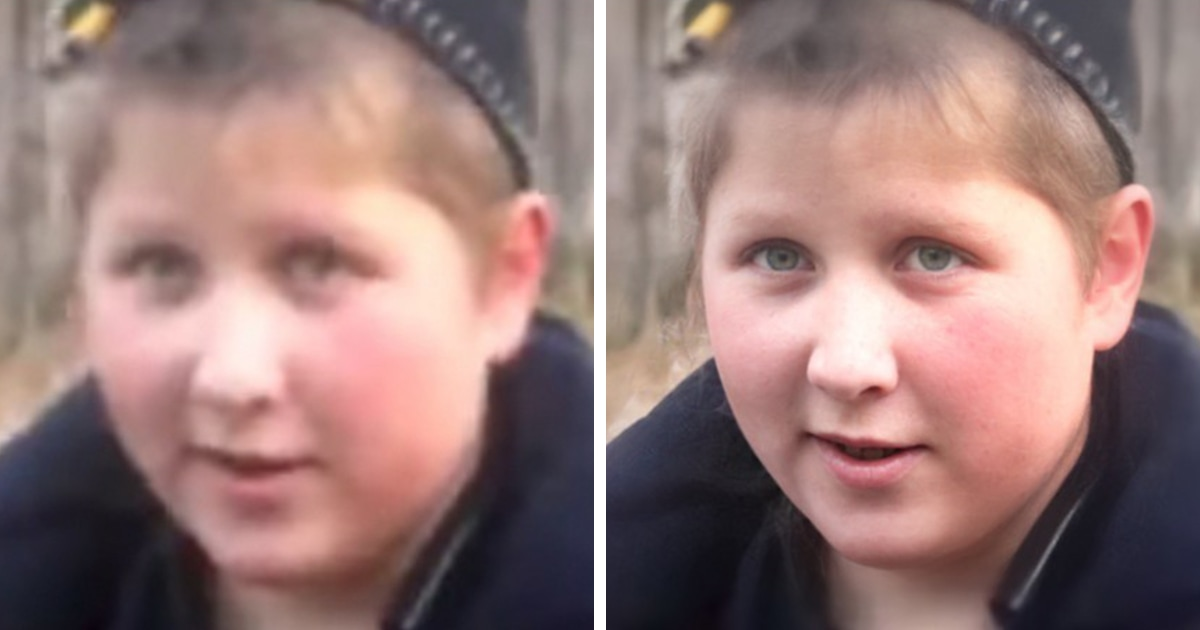
#> input picture лаб5/image.jpg, 1200 x 630 px
$ jupyter execute lab5.ipynb   (shell and % lines are left out)
#> lines starting #> are read from the running program, lines starting #| are printed output that depends on the picture
# Лабораторная работа 5. Основы анализа данных NumPy и Matplotlib.

# Часть 1. NumPy

При решении научных задач с помощью численных методов зачастую приходится иметь дело с большими массивами данных в виде массивов и матриц. Стандартные средства Python (например, использование списков для хранения данных и прямой перебор элементов с помощью циклов) плохо подходят для таких задач, так как будут работать крайне медленно, в отличие от программ на компилируемых языках (Fortran, С). Пакет NumPy (http://www.numpy.org/) — это основной пакет, исполь¬зуемый в научных вычислениях в Python. NumPy предназначен для эф¬фективной работы с многомерными массивами, в том числе для эффек¬тивного применения математических операций к массивам и матрицам и их модификации без прямого перечисления элементов массивов. Поми¬мо этого NumPy обладает и другими возможностями — линейная алгеб¬ра, удобный ввод/вывод в файлы, моделирование случайных величин, быстрое преобразование Фурье, объединение программ на Fortran и С и другое (подробнее см. оф. сайт), поэтому важно изучить возможно¬сти данной библиотеки как можно лучше.

1.	Внимательно изучите следующий урок по NumPy: http://scipy.github.io/old-wiki/pages/Tentative_NumPy_Tutorial.
2.	Изучите официальное руководство пользователя https://docs.scipy.org/doc/numpy/user/.
3.	Внимательно изучите Reference Guide (полное описание всех функ¬ций) https://docs.scipy.org/doc/numpy/reference/, именно в нем перечислены все возможности NumPy, этой ссылкой придется регу¬лярно пользоваться.

Выполните следующие задания (их много, но каждое занимает одну или несколько строк) средствами NumPy (и без использования циклов!)

Импортируйте пакет numpy под именем nр

[cell 1]
import numpy as np

Импортируйте пакет numpy под именем пр

Создайте вектор из 10 элементов, заполненный 0, пятый эле-мент которого равен 1.

[cell 2]
vec = np.zeros(10)
vec[4] = 1

Создайте вектор из 10 элементов, заполненный 0, пятый эле-мент которого равен 1.

[cell 3]
print(vec)

Создайте матрицу 3 на 3 со значениями от 0 до 8.

[cell 4]
matrix = np.arange(9).reshape(3, 3)
print(matrix)

Найдите индексы ненулевых элементов вектора [1,2,0,0,4,0].

[cell 5]
index = np.nonzero([1, 2, 0, 0, 4, 0])
print(index)

Объявите единичную матрицу размером 3 на 3.

[cell 6]
matrix = np.eye(3)
print(matrix)

Создайте массив 10x10x10 из случайных чисел.

[cell 7]
matrix = np.random.random((10,10,10))
print(matrix)

Создайте матрицу 8 на 8, заполненную 0 и 1 в шахматном порядке.

[cell 8]
matrix = np.tile(np.array([[0, 1],[1, 0]]), (4, 4)) #tile() создает массив повторением
                                                    #указанного массива a заданным количеством раз.

print(matrix)

Найдите произведение матриц 5x3 на 3x2 (см. линейную ал-гебру) .

[cell 9]
matrix = np.dot(np.ones((5, 3)), np.ones((3, 2)))
print(matrix)

Создайте матрицу, в каждом ряду которой стоят числа от 0 до 8 (используйте сложение матрицы с вектором).

[cell 10]
matrix = np.zeros((9, 9))
print(matrix)
print('------------------------------------')
matrix += np.arange(0, 9)
print(matrix)

Создайте вектор длины 1000. Найдите среднее (арифметиче¬ское) значение из этих элементов.

[cell 11]
vec = np.arange(1000)
print(int(vec.mean() + 1))

## Часть 2. Matplotlib

Matplotlib (http://matplotlib.org/index.html) — это библиотека для создания графиков в Python. Matplotlib позволяет строить графики любой сложности типографского качества, которые можно вставить в статью. Подробнее о возможностях см. http://matplotlib.org/users/ intro.html. Matplotlib — большой и сложный инструмент, но на прак¬тике в научных вычислениях часто пользуются частью библиотеки matplotlib .pyplot, которая имитирует построение графиков в стиле MATLAB. В качестве до¬статочно полного введения можно прочитать http://matplotlib.org/users/index.html.

На практике бывает очень трудно помнить все возможности Matplotlib, поэтому часто используют галереи готовых примеров, а потом модифи-цируют их под свои нужды. Примеры таких подборок можно найти по следующим ссылкам:
•	http://matplotlib.org/gallery.html
•	http://matplotlib.org/examples/index.html
•	http://wiki.scipy.org/Cookbook/Matplotlib/

Еще материалы.
1.	Введение http://matplotlib.org/users/pyplot_tutorial.html
2.	Введение 2 http://www.loria.fr/~rougier/teaching/matplotlib/.
Изучите, как создавать графики разных типов http://www.loria. fr/~rougier/teaching/matplotlib/#other-types-of-plots.
3.	Использование текста в подписях и т.д. http://matplotlib.org/ users/text_intro.html.
4.	Использование математического текста http: //matplotlib. org/users/ mathtext.html.
5.	Создание легенды http://matplotlib.org/users/legend_guide.html.
6.	Интерактивное использование Matplotlib http: //matplotlib. org/
users/shell .html (этот пример можно использовать не только в командной строке, но и в коде для наблюдения за изменением гра¬фиков в ходе выполнения программы).

Постройте поточечный график функции. Сгенерируйте два массива для этого. Один со значениями по возрастанию (для X), второй со случайными значениями (для Y).

[cell 12]
import math
import matplotlib.pyplot as plt
get_ipython().run_line_magic('matplotlib', 'inline')

x = np.arange(50)
y = np.random.random(50)

print(plt.plot(x, y, 'o'))
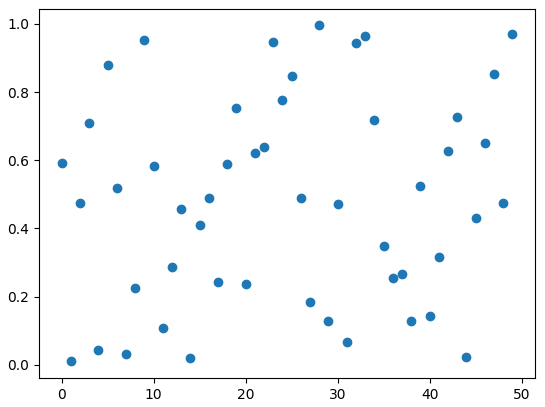
#> figure drawn by matplotlib, 1 panel; curve peaks at x = 28, y = 0.996

Выберите тригонометрическую функцию $T(x)$, выберите полином $P(x)$. Постройте график функции $T(x)P(x)$.

[cell 13]
x = np.linspace(-20, 20, 100)
plt.plot(x, np.cos(x))
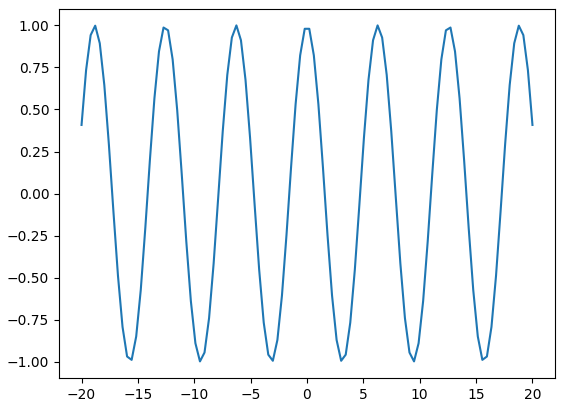
#> figure drawn by matplotlib, 1 panel; curve peaks at x = -6.26, y = 1

К графику добавьте: обозначение оси абсцисс, обозначение оси ординат, название графика, вставка легенды (текста в label).

[cell 14]
plt.title("Cosinus")
plt.xlabel("x")
plt.ylabel("y")
plt.plot(x, np.cos(x), label = "y = cos(x)")
plt.legend(loc = "best")
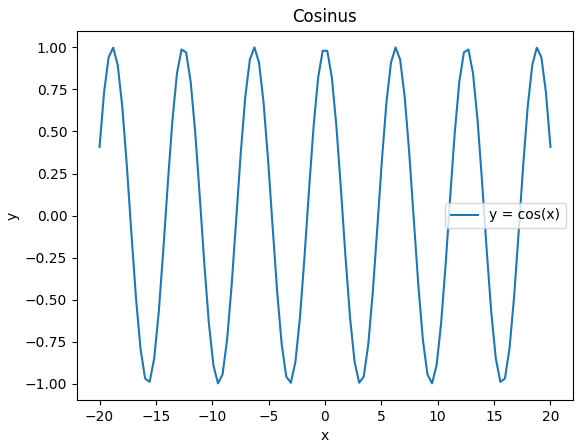
#> figure drawn by matplotlib, 1 panel; curve peaks at x = -6.26, y = 1

Измените цвет графика на Ваш любимый.

[cell 15]
plt.title("Cosinus")
plt.xlabel("x")
plt.ylabel("y")
plt.plot(x, np.cos(x), "r", label = "y = cos(x)")
plt.legend(loc = "best")
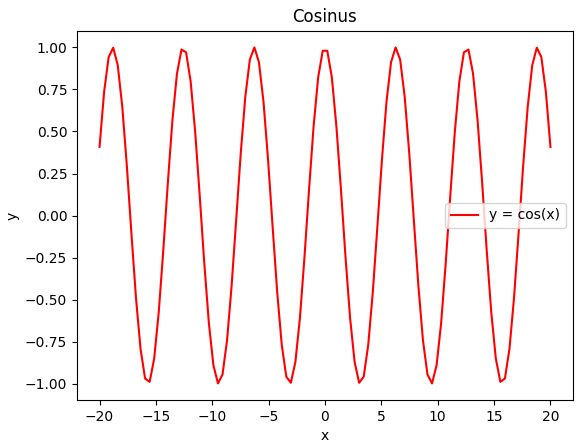
#> figure drawn by matplotlib, 1 panel; curve peaks at x = -6.26, y = 1

Постройте несколько квивых. Первая - цвет красный, сплошная, вторая - цвет синий, штрих-пунктир.

[cell 16]
xy = np.linspace(-20, 20, 100)
plt.plot(x, np.sin(x), "r")
plt.plot(x, np.cos(x), "b--")
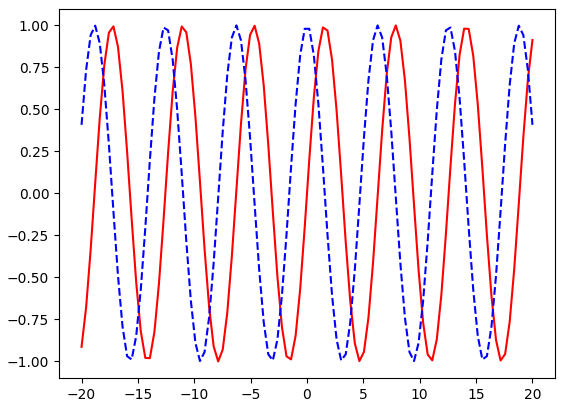
#> figure drawn by matplotlib, 1 panel; curve peaks at x = 7.88, y = 1; curve peaks at x = -6.26, y = 1

Постройте теже графики, только для первого добавьте маркеры из красных треугольников, для второго синие круглые маркеры.

[cell 17]
x = np.linspace(-20, 20, 100)
fig, m = plt.subplots()
plt.plot(x, np.sin(x), "r", marker = "^")
plt.plot(x, np.cos(x), "b--", marker = "o")
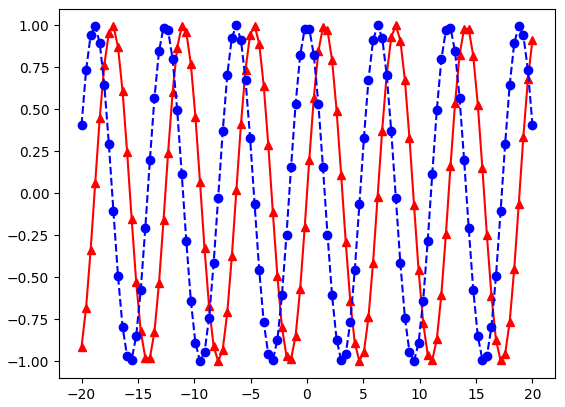
#> figure drawn by matplotlib, 1 panel; curve peaks at x = 7.88, y = 1; curve peaks at x = -6.26, y = 1

Запрограмируйте сохранение графика.

[cell 18]
x = np.linspace(-20, 20, 100)
fig, m = plt.subplots()
plt.plot(x, np.sin(x), "r", marker = "^")
plt.plot(x, np.cos(x), "b--", marker = "o")
plt.savefig('a.png')

# Часть 3. OpenCV

Прочитайте картинку используя opencv

[cell 19]
import cv2

img = cv2.imread("image.jpg")
#> img is the input picture: shape (630, 1200, 3); mean B, G, R 119.6, 122.4, 151.9
plt.imshow(img)

Сделайте ее черно-белой

[cell 20]
img2 = cv2.cvtColor(img, cv2.COLOR_BGR2XYZ)
#> img2: shape (630, 1200, 3); mean of channels 0, 1, 2 128, 128.5, 130.9
plt.imshow(img2)

Измените размер на 300x300

[cell 21]
img_resized = cv2.resize(img, (300, 300))
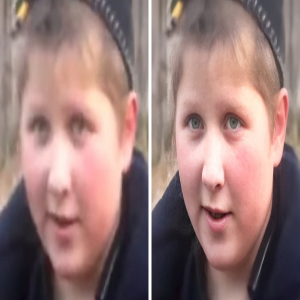
#> img_resized: shape (300, 300, 3); mean B, G, R 119.4, 122.3, 151.8
plt.imshow(img_resized)

Разбейте ее на 2 картинки. Сохраните.

[cell 22]
(a, b) = img.shape[:2]
#> a = 630; b = 1200
left = img[:a, :b//2]
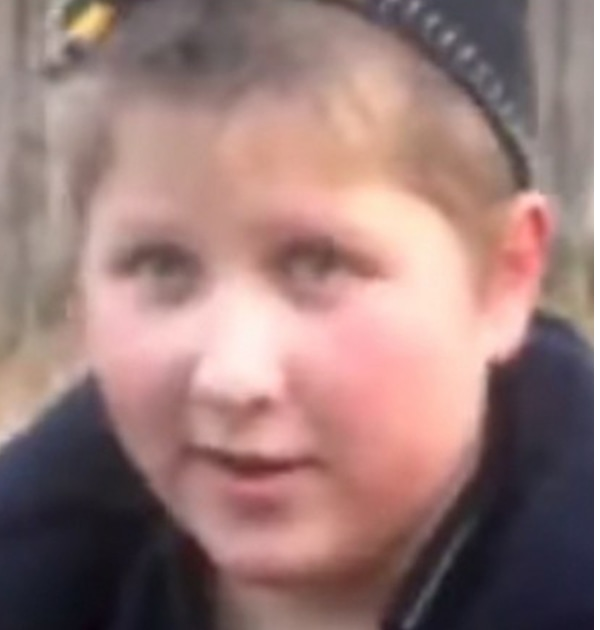
#> left: shape (630, 600, 3); mean B, G, R 120.5, 123.4, 153.8
right = img[:a, b//2:]
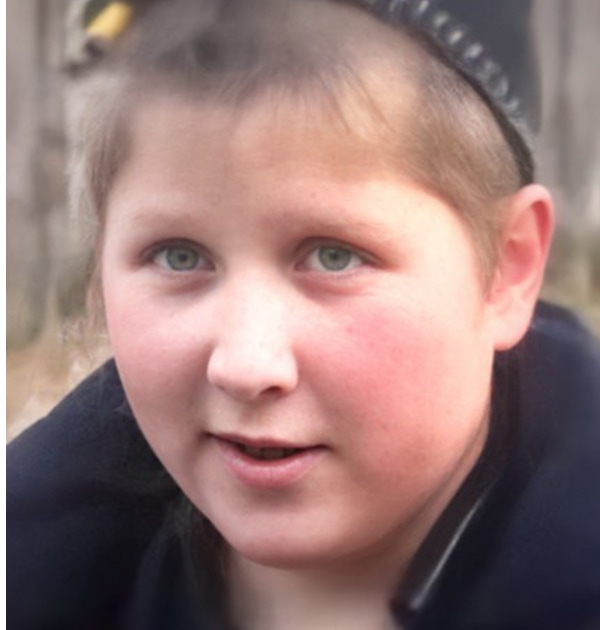
#> right: shape (630, 600, 3); mean B, G, R 118.6, 121.4, 150.1
cv2.imwrite('left.png', left)
cv2.imwrite('right.png', right)
#> Out = True

$ run again, with лаб5/left.png saved as лаб5/image.jpg
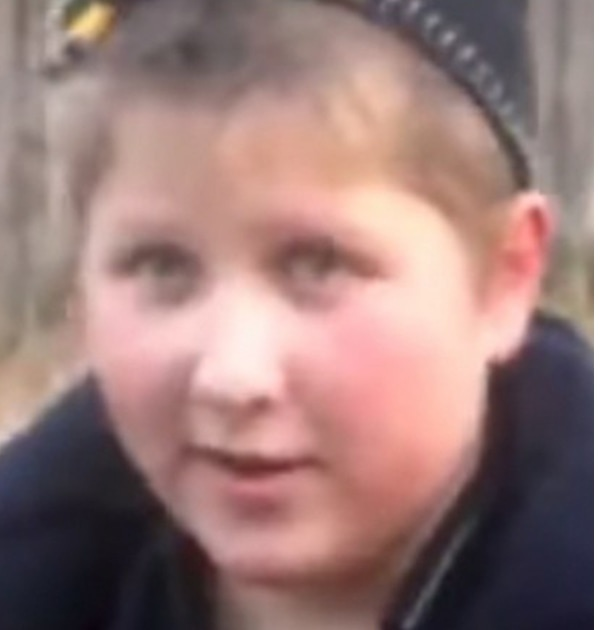
#> input picture лаб5/left.png, 600 x 630 px
#> img is the input picture: shape (630, 600, 3); mean B, G, R 120.5, 123.4, 153.8
#> img2: shape (630, 600, 3); mean of channels 0, 1, 2 129.3, 129.6, 132
#> `left = img[:a, :b//2]`:
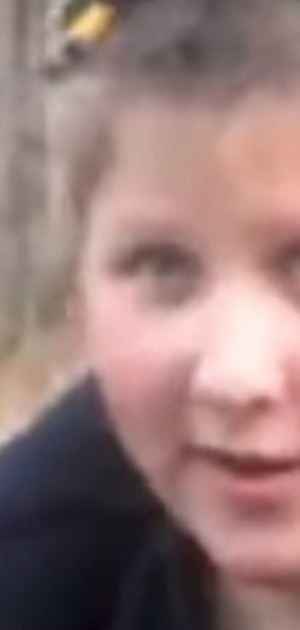
#> left: shape (630, 300, 3); mean B, G, R 119.4, 121.7, 149.5
#> `right = img[:a, b//2:]`:
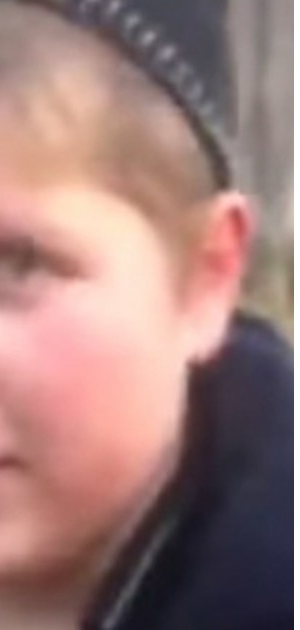
#> right: shape (630, 300, 3); mean B, G, R 121.6, 125.1, 158
#> Out = True

$ run again, with лаб5/right.png saved as лаб5/image.jpg
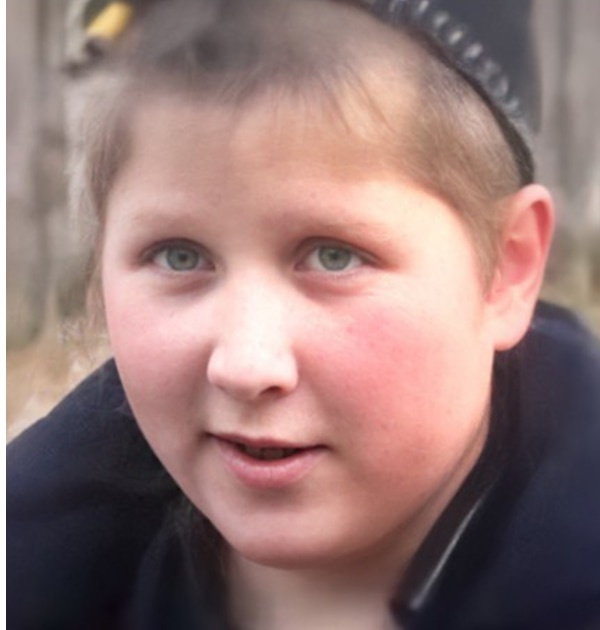
#> input picture лаб5/right.png, 600 x 630 px
#> img is the input picture: shape (630, 600, 3); mean B, G, R 118.6, 121.4, 150.1
#> img2: shape (630, 600, 3); mean of channels 0, 1, 2 126.7, 127.3, 129.8
#> `left = img[:a, :b//2]`:
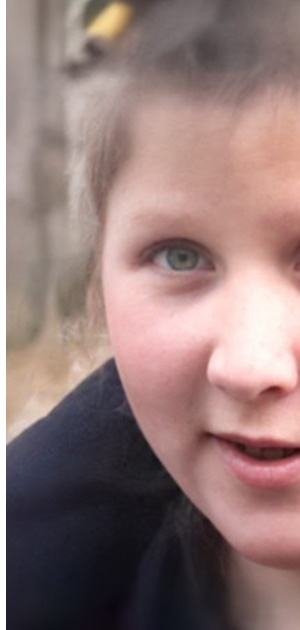
#> left: shape (630, 300, 3); mean B, G, R 119.4, 121.5, 146
#> `right = img[:a, b//2:]`:
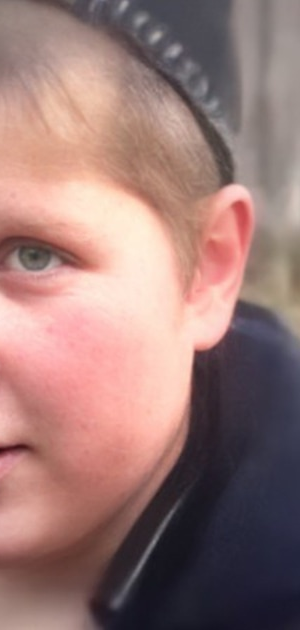
#> right: shape (630, 300, 3); mean B, G, R 117.8, 121.3, 154.1
#> Out = True
